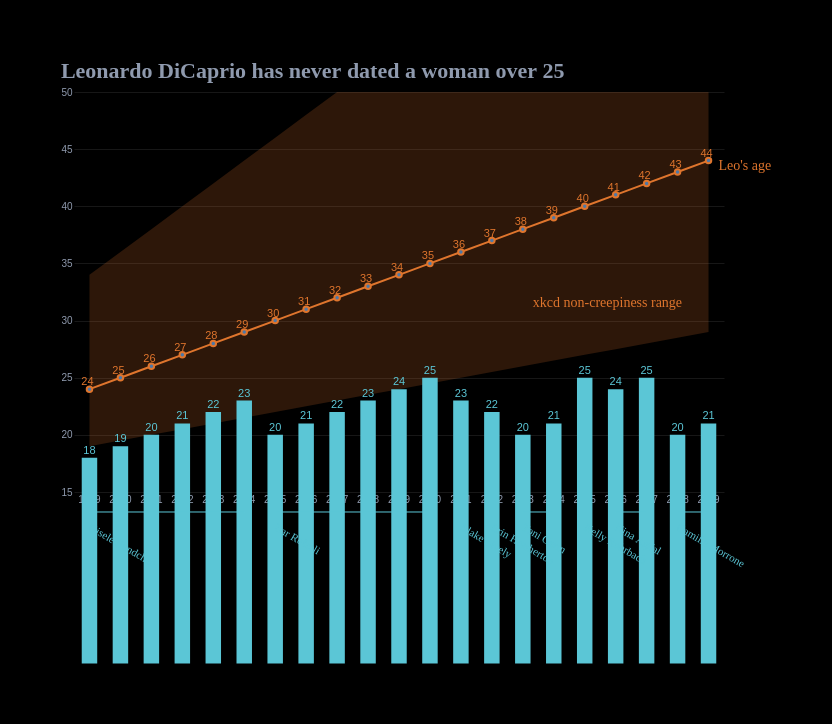

This figure's Vega-Lite source:
### Vega-Lite specification from a JSON file in a GitHub repository (floating-point values rounded to 4 significant figures)
{"$schema": "https://vega.github.io/schema/vega-lite/v3.json", "title": "Leonardo DiCaprio has never dated a woman over 25", "width": 650, "height": 400, "config": {"scale": {"bandPaddingInner": 0.5}, "axis": {"gridOpacity": 0.1, "ticks": false, "domain": false, "labelColor": "rgb(143,154,174)", "labelAngle": 0}, "view": {"stroke": ""}, "padding": 60, "background": "black", "text": {"color": "rgb(143,154,174)"}, "title": {"color": "rgb(143,154,174)", "font": "FjallaOne", "fontSize": 22, "anchor": "start"}}, "data": {"values": [{"year": 1999, "dcAge": 24, "minAge": 19, "maxAge": 34, "partnerAge": 18}, {"year": 2000, "dcAge": 25, "minAge": 19.5, "maxAge": 36, "partnerAge": 19}, {"year": 2001, "dcAge": 26, "minAge": 20, "maxAge": 38, "partnerAge": 20}, {"year": 2002, "dcAge": 27, "minAge": 20.5, "maxAge": 40, "partnerAge": 21}, {"year": 2003, "dcAge": 28, "minAge": 21, "maxAge": 42, "partnerAge": 22}, {"year": 2004, "dcAge": 29, "minAge": 21.5, "maxAge": 44, "partnerAge": 23}, {"year": 2005, "dcAge": 30, "minAge": 22, "maxAge": 46, "partnerAge": 20}, {"year": 2006, "dcAge": 31, "minAge": 22.5, "maxAge": 48, "partnerAge": 21}, {"year": 2007, "dcAge": 32, "minAge": 23, "maxAge": 50, "partnerAge": 22}, {"year": 2008, "dcAge": 33, "minAge": 23.5, "maxAge": 52, "partnerAge": 23}, {"year": 2009, "dcAge": 34, "minAge": 24, "maxAge": 54, "partnerAge": 24}, {"year": 2010, "dcAge": 35, "minAge": 24.5, "maxAge": 56, "partnerAge": 25}, {"year": 2011, "dcAge": 36, "minAge": 25, "maxAge": 58, "partnerAge": 23}, {"year": 2012, "dcAge": 37, "minAge": 25.5, "maxAge": 60, "partnerAge": 22}, {"year": 2013, "dcAge": 38, "minAge": 26, "maxAge": 62, "partnerAge": 20}, {"year": 2014, "dcAge": 39, "minAge": 26.5, "maxAge": 64, "partnerAge": 21}, {"year": 2015, "dcAge": 40, "minAge": 27, "maxAge": 66, "partnerAge": 25}, {"year": 2016, "dcAge": 41, "minAge": 27.5, "maxAge": 68, "partnerAge": 24}, {"year": 2017, "dcAge": 42, "minAge": 28, "maxAge": 70, "partnerAge": 25}, {"year": 2018, "dcAge": 43, "minAge": 28.5, "maxAge": 72, "partnerAge": 20}, {"year": 2019, "dcAge": 44, "minAge": 29, "maxAge": 74, "partnerAge": 21}]}, "layer": [{"encoding": {"x": {"field": "year", "type": "ordinal", "axis": {"title": ""}}, "y": {"field": "minAge", "type": "quantitative", "scale": {"zero": false, "domain": [16, 50]}, "axis": {"title": ""}}, "y2": {"field": "maxAge", "type": "quantitative"}}, "mark": {"type": "area", "color": "rgb(223,117,45)", "clip": true, "opacity": 0.2}}, {"encoding": {"x": {"field": "year", "type": "ordinal"}, "y": {"field": "dcAge", "type": "quantitative"}}, "mark": {"type": "line", "color": "rgb(223,117,45)", "point": {"stroke": "rgb(223,117,45)"}}}, {"encoding": {"x": {"field": "year", "type": "ordinal"}, "y": {"field": "dcAge", "type": "quantitative"}, "text": {"field": "dcAge", "type": "quantitative"}}, "mark": {"type": "text", "color": "rgb(223,117,45)", "dx": -2, "dy": -7}}, {"data": {"values": [{"dcX": 2019, "dcY": 44, "dcAnnotation": "Leo's age"}, {"dcX": 2013, "dcY": 32, "dcAnnotation": "xkcd non-creepiness range"}]}, "encoding": {"x": {"field": "dcX", "type": "ordinal"}, "y": {"field": "dcY", "type": "quantitative"}, "text": {"field": "dcAnnotation", "type": "nominal"}}, "mark": {"type": "text", "color": "rgb(223,117,45)", "align": "left", "font": "FjallaOne", "dx": 10, "dy": 5, "size": 14}}, {"encoding": {"x": {"field": "year", "type": "ordinal"}, "y": {"field": "partnerAge", "type": "quantitative"}}, "mark": {"type": "bar", "color": "rgb(91,198,214)"}}, {"encoding": {"x": {"field": "year", "type": "ordinal"}, "y": {"field": "partnerAge", "type": "quantitative"}, "text": {"field": "partnerAge", "type": "quantitative"}}, "mark": {"type": "text", "color": "rgb(91,198,214)", "dy": -7}}, {"data": {"values": [{"name": "Gisele Bundchen", "start": 1999, "end": 2004}, {"name": "Bar Refaeli", "start": 2005, "end": 2010}, {"name": "Blake Lively", "start": 2011, "end": 2011}, {"name": "Erin Heatherton", "start": 2012, "end": 2012}, {"name": "Toni Garrn", "start": 2013, "end": 2014}, {"name": "Kelly Rohrbach", "start": 2015, "end": 2015}, {"name": "Nina Agdal", "start": 2016, "end": 2017}, {"name": "Camilla Morrone", "start": 2018, "end": 2019}]}, "encoding": {"x": {"field": "start", "type": "ordinal"}, "x2": {"field": "end", "type": "ordinal"}, "y": {"value": 420}}, "mark": {"type": "rule", "color": "rgb(91,198,214)"}}, {"data": {"values": [{"name": "Gisele Bundchen", "start": 1999, "end": 2004}, {"name": "Bar Refaeli", "start": 2005, "end": 2010}, {"name": "Blake Lively", "start": 2011, "end": 2011}, {"name": "Erin Heatherton", "start": 2012, "end": 2012}, {"name": "Toni Garrn", "start": 2013, "end": 2014}, {"name": "Kelly Rohrbach", "start": 2015, "end": 2015}, {"name": "Nina Agdal", "start": 2016, "end": 2017}, {"name": "Camilla Morrone", "start": 2018, "end": 2019}]}, "encoding": {"x": {"field": "start", "type": "ordinal"}, "y": {"value": 435}, "text": {"field": "name", "type": "nominal"}}, "mark": {"type": "text", "color": "rgb(91,198,214)", "align": "left", "angle": 30, "font": "FjallaOne"}}]}
